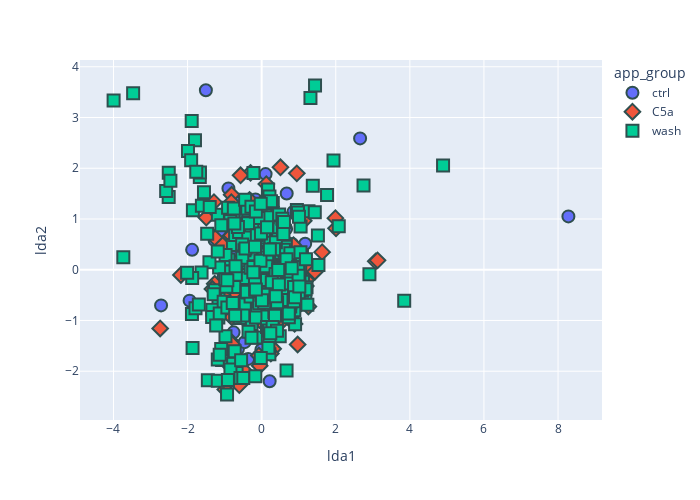

The cell this chart's notebook holds for it:
### Markdown cell above
#### LDA calc

### Code cell
def LDA_calc(features_vals, factor_df, group_column=None):
    tic = time.perf_counter()

    group_vals = factor_df.loc[:,group_column].values

    lda = LDA()
    lda_fit = lda.fit_transform(X=features_vals, y=group_vals)
    df_lda = pd.DataFrame({'lda1':lda_fit[:,0], 'lda2':lda_fit[:,1]})
    df_lda = pd.concat([factor_df, df_lda], axis = 1)

    toc = time.perf_counter()
    logging.info(f'PCA calc in {toc - tic:0.4f} seconds')
    return df_lda

features_vals = work_df[feature_col_list].values
factor_df = work_df[factor_col_list]
lda_df = LDA_calc(features_vals=features_vals, factor_df=factor_df, group_column='app_group')


print(lda_df.head())

# plotting
# fig = px.box(lda_df, x="app_group", y="lda", color='app_group', points='all')
fig = px.scatter(lda_df, x="lda1", y="lda2", color='app_group', symbol='app_group', width=700, height=500)

fig.update_traces(marker=dict(size=12,
                              line=dict(width=2,
                                        color='DarkSlateGrey')),
                  selector=dict(mode='markers'))

fig.show()

### Figure 1 — Plotly figure (JSON) as saved in the notebook; plotly's stock layout.template omitted (floating-point values rounded to 4 significant figures; data arrays with more than 128 entries replaced by an {"elided": "..."} marker saying what was removed)
{"data": [{"hovertemplate": "app_group=ctrl<br>lda1=%{x}<br>lda2=%{y}<extra></extra>", "legendgroup": "ctrl", "marker": {"color": "#636efa", "line": {"color": "DarkSlateGrey", "width": 2}, "size": 12, "symbol": "circle"}, "mode": "markers", "name": "ctrl", "orientation": "v", "showlegend": true, "type": "scatter", "x": [-0.6524, 0.2765, -1.13, -0.0587, -0.9311, 0.3828, 0.6659, -0.3148, -0.5452, 0.5484, -0.5701, 0.5653, -0.4198, -0.01099, 0.6668, 0.3766, -0.4523, -0.1348, -0.3163, -1.031, -0.9139, -0.6134, -0.3551, -0.5508, -0.6635, -0.0403, 0.3579, 0.1589, -0.3454, 0.1793, -0.1112, -0.6548, -2.715, -1.506, -0.3486, -0.897, -1.877, 0.8567, 0.06864, 8.279, -0.9039, -0.3346, -0.6411, 0.8525, -0.7382, 0.2155, 0.4415, -0.1195, -1.27, -0.5846, -0.57, -0.1668, -1.039, -0.2341, 0.05019, 0.1701, 0.03299, -1.945, -0.5788, 1.001, -1.038, 0.1777, 0.9102, -0.1091, 1.083, 0.8057, 0.6939, 1.175, 2.657, 0.9042, 0.2196, 0.03806, 1.167, -0.3254, 0.8089, -0.366, 0.6611, -0.9276, -0.4602, 0.1059, -0.2822, 0.8214, 0.3337, 0.6801, 0.5488, 0.4533, -0.01345, 0.1534, -0.719, -0.007798, 0.6761, -0.7577, -0.3719, null, null, null], "xaxis": "x", "y": [1.231, 0.5431, 0.7161, 0.4341, -0.003209, -0.5965, 0.1176, 0.9871, -0.6001, -0.3012, -0.2796, -0.7424, -0.9905, -0.6147, -0.2104, 0.92, 1.123, -0.03918, 0.02293, -0.1434, 0.0663, -0.616, 0.009292, -0.7038, 1.321, -0.8154, -0.9289, 0.4532, 0.2391, 0.3076, 0.5586, -0.131, -0.7025, 3.538, 0.3295, 1.603, 0.3924, 1.14, 0.5852, 1.051, 0.2738, -1.289, -1.56, -0.8834, 0.393, -2.199, -0.5471, -0.7293, 0.5833, -0.03226, 1.023, 1.386, -0.7663, -0.5541, -0.2592, 1.52, 0.785, -0.6094, -2.028, -0.07361, -0.8487, 0.9052, 0.2131, -0.02257, -0.2218, -0.1401, -0.1548, 0.5116, 2.588, -0.5883, -1.387, -0.2084, -0.04867, 0.02155, 0.05682, -1.757, 0.8054, -0.2426, -1.428, 1.885, -1.304, 0.5068, -0.6876, -0.33, 0.7319, -0.353, -1.019, 0.7407, -1.902, -1.576, 1.503, -1.234, -0.9635, null, null, null], "yaxis": "y"}, {"hovertemplate": "app_group=C5a<br>lda1=%{x}<br>lda2=%{y}<extra></extra>", "legendgroup": "C5a", "marker": {"color": "#EF553B", "line": {"color": "DarkSlateGrey", "width": 2}, "size": 12, "symbol": "diamond"}, "mode": "markers", "name": "C5a", "orientation": "v", "showlegend": true, "type": "scatter", "x": {"elided": "136 float values"}, "xaxis": "x", "y": {"elided": "136 float values"}, "yaxis": "y"}, {"hovertemplate": "app_group=wash<br>lda1=%{x}<br>lda2=%{y}<extra></extra>", "legendgroup": "wash", "marker": {"color": "#00cc96", "line": {"color": "DarkSlateGrey", "width": 2}, "size": 12, "symbol": "square"}, "mode": "markers", "name": "wash", "orientation": "v", "showlegend": true, "type": "scatter", "x": {"elided": "339 float values"}, "xaxis": "x", "y": {"elided": "339 float values"}, "yaxis": "y"}], "layout": {"height": 500, "legend": {"title": {"text": "app_group"}, "tracegroupgap": 0}, "margin": {"t": 60}, "width": 700, "xaxis": {"anchor": "y", "domain": [0, 1], "title": {"text": "lda1"}}, "yaxis": {"anchor": "x", "domain": [0, 1], "title": {"text": "lda2"}}}}
